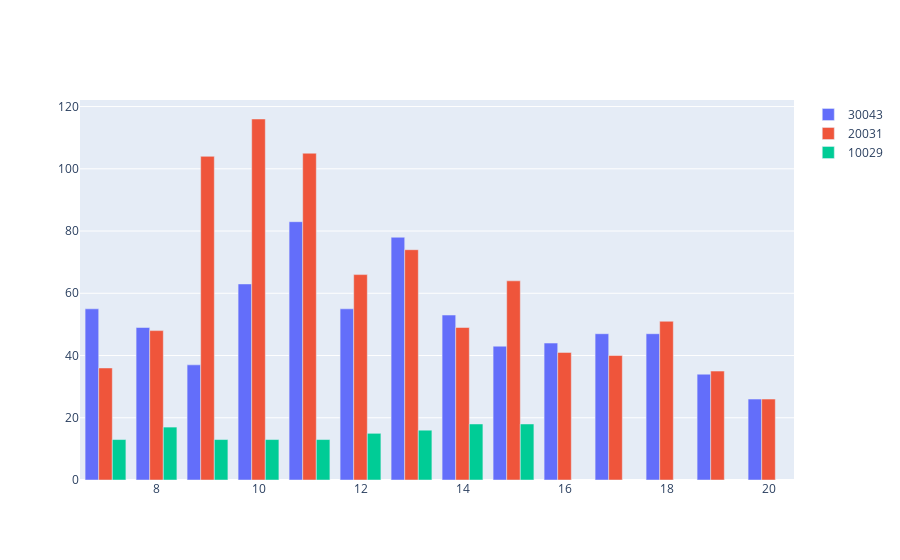

The cell this chart's notebook holds for it:
### Code cell
data = [t,r,z]
layout = go.Layout(barmode = 'group')

fig = go.Figure(data=data, layout=layout)
py.offline.iplot(fig, filename = 'Maximum Passengers')

### Figure 1 — Plotly figure (JSON) as saved in the notebook; plotly's stock layout.template omitted (floating-point values rounded to 4 significant figures)
{"data": [{"name": "30043", "type": "bar", "x": [7, 8, 9, 10, 11, 12, 13, 14, 15, 16, 17, 18, 19, 20], "y": [55, 49, 37, 63, 83, 55, 78, 53, 43, 44, 47, 47, 34, 26]}, {"name": "20031", "type": "bar", "x": [7, 8, 9, 10, 11, 12, 13, 14, 15, 16, 17, 18, 19, 20], "y": [36, 48, 104, 116, 105, 66, 74, 49, 64, 41, 40, 51, 35, 26]}, {"name": "10029", "type": "bar", "x": [7, 8, 9, 10, 11, 12, 13, 14, 15], "y": [13, 17, 13, 13, 13, 15, 16, 18, 18]}], "layout": {"barmode": "group"}}
